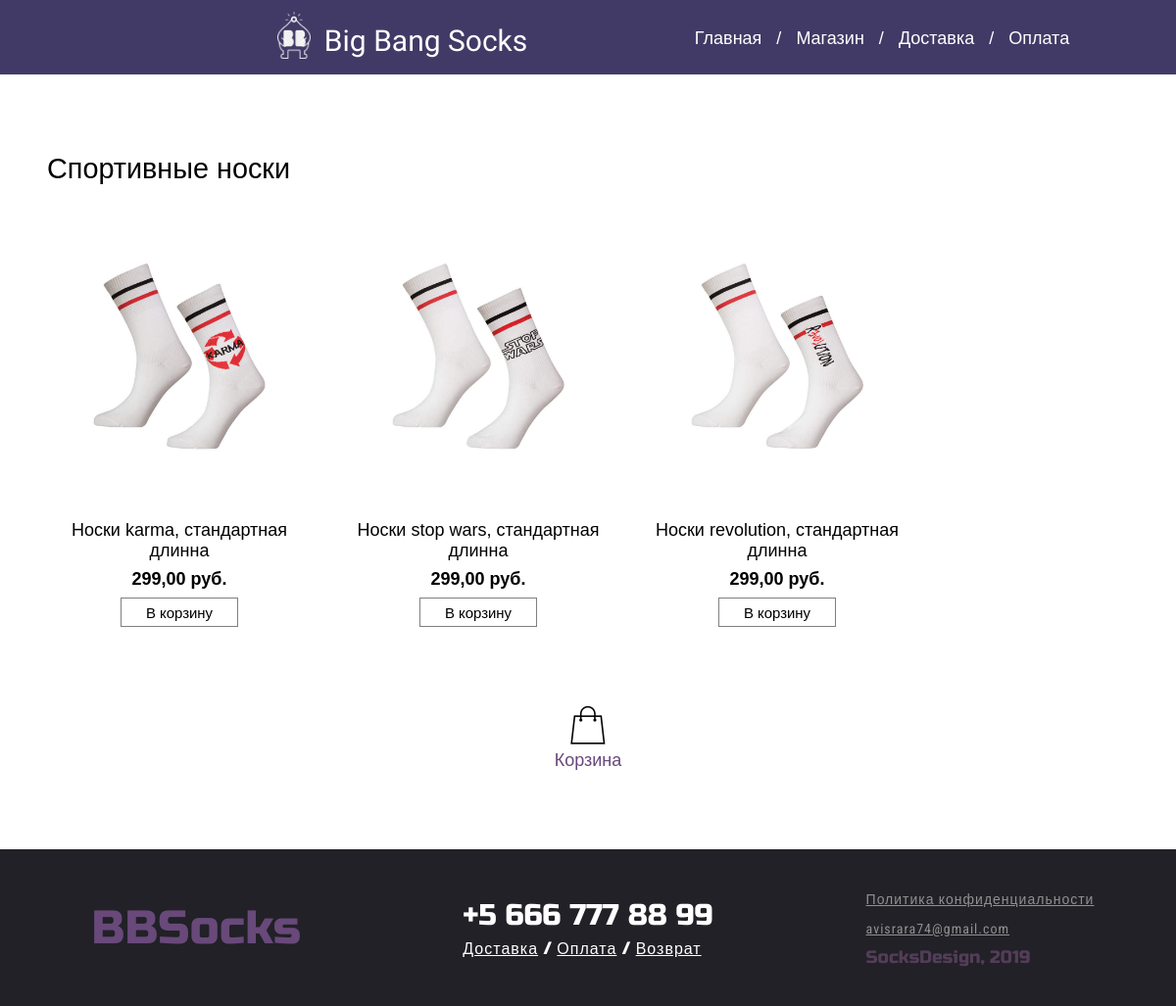
Page /index.php?page=Спортивные носки on the committed database.
### tables this page shows
CREATE TABLE `product` (
  `id` int(11) NOT NULL,
  `id_nav` int(11) NOT NULL,
  `title` varchar(256) NOT NULL,
  `price_rub` int(11) NOT NULL,
  `items` int(11) NOT NULL DEFAULT '0'
);

### someCategory.php (the view)
<main class="categoryMain">
	<?php
		$nav = $_GET['page'];
		$navItem = GET_navSomeProducts($nav);
	?>
	<h1><?php echo $nav ?></h1>
	<div class="categoryItems">
		<?php
		foreach ($navItem as $navItems): ?>
		<a href="index.php?page=<?php echo $navItems['id'] ?>">
		<div>
			<div class="imgWrap">
				<img src="<?php echo $navItems['way'] ?>" alt="" class="increase_middle increase">
			</div>
			<p><?php echo $navItems['title'] ?></p>
			<p><?php echo $navItems['price_rub'] ?>,00 руб.</p>
			<div class="buttonWrap">
				<button class="categoryElement">В корзину </button>
			</div>
		</div>
		</a>
		<?php endforeach; ?>
	</div>
	<div class="bottomButtons">
		<a href="/index.php?page=shopBasket" class="basketLink"><div class="basketButton"><img src="/images/shop/shop-basket.png" title="Корзина"><p>Корзина</p></div></a>
	</div>
</main>

### styles/style.css (style rules this page uses)
* { margin: 0px; padding: 0px; font-weight: 400; font-size: 18px; }
main { grid-area: main; }
main.openItem, main.categoryMain { font-family: proxima-nova, sans-serif; }
html, body { height: 100%; position: relative; min-height: 100%; }
body { display: grid; grid-template-rows: 1fr; grid-template-columns: 1fr; grid-template-areas: "header" "main" "footer"; font-family: 'Russo One', sans-serif; }
.bottomButtons { display: grid; grid-template-rows: 1fr; justify-self: center; font-family: 'Russo One', sans-serif; margin: 10vh auto 10vh auto; width: 250px; }
.bottomButtons a { text-decoration: none; color: #68497a !important; text-align: center; }
.increase { -moz-transition: all 0.2s ease-out; -o-transition: all 0.2s ease-out; -webkit-transition: all 0.2s ease-out; }
.categoryMain { display: grid; margin: 10vh 4vw 0vh 4vw; font-family: 'Roboto Condensed', sans-serif; max-width: 1200px; justify-self: center; }
.categoryMain a { text-decoration: none; color: black; display: block; }
.categoryMain h1 { font-size: 1.6em; padding: 0px 0px 4vh 0px; }
.categoryItems { display: grid; grid-template-columns: repeat(4, minmax(auto, 270px)); grid-template-rows: minmax(auto, auto); grid-gap: 35px; }
.imgWrap { width: 100%; max-height: 310px; overflow: hidden; text-align: center; display: inline-block; vertical-align: top; }
.imgWrap>img { max-width: 100%; max-height: 310px; transition: 0.30s; }
.categoryItems>a>div { display: grid; height: inherit; grid-template-rows: minmax(100px, 310px); }
.categoryItems>a>div>div:first-child { align-self: start; }
.categoryItems>a>div>p:nth-child(2) { align-self: end; }
.categoryItems>a>div>p:nth-child(3) { align-self: end; }
.categoryItems>a>div>div:last-child { align-self: end; }
.categoryItems>a>div>p { text-align: center; }
.categoryItems>a>div>p:nth-child(3) { font-weight: bold; padding-top: 1vh; }
.buttonWrap { text-align: center; margin-top: 1vh; }
button.categoryElement { color: black; text-decoration: none; padding: .3em 1.2em; outline: none; border: 1px solid gray; transition: 0.2s; background-color: white; height: 30px; width: 120px; font-size: 0.83em; }
main { padding-bottom: 20vh; }

### rows in the picture
product: shows a picture, title "Носки karma, стандартная длинна", price_rub "299"
product: shows a picture, title "Носки stop wars, стандартная длинна", price_rub "299"
product: shows a picture, title "Носки revolution, стандартная длинна", price_rub "299"

### other values in the picture
$nav "Спортивные носки"
